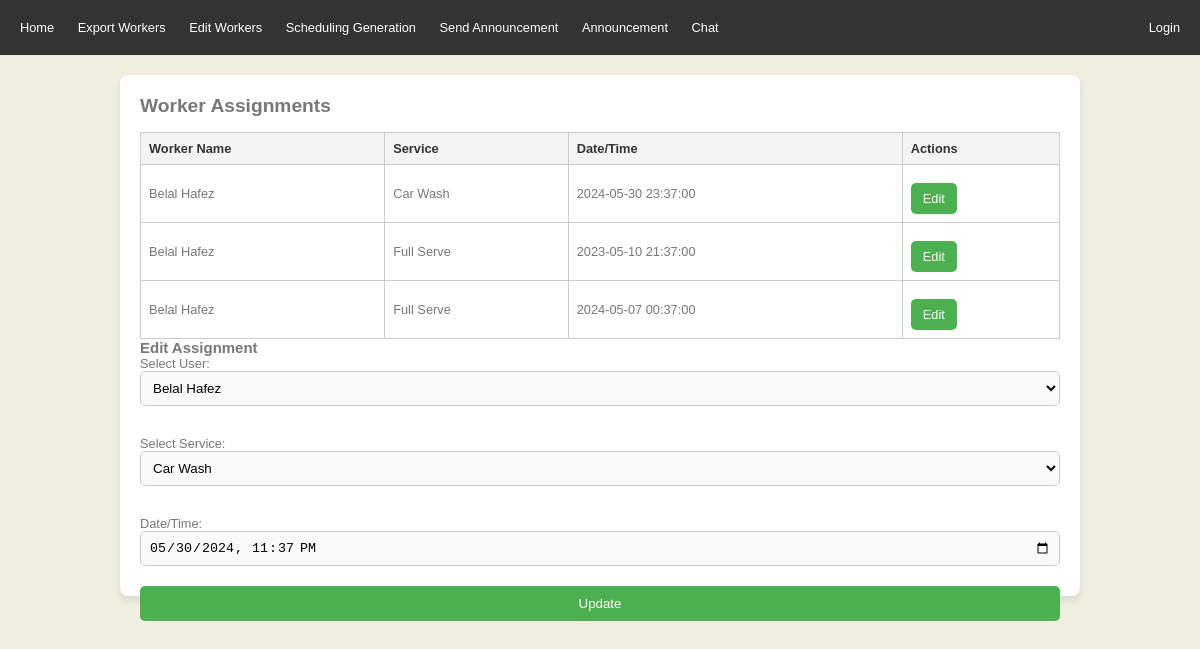
Page /Edit_Workers.php?edit_id=1 on the committed database.
### tables this page shows
CREATE TABLE IF NOT EXISTS `tasks` (
  `id` int(11) NOT NULL AUTO_INCREMENT,
  `user_id` int(11) DEFAULT NULL,
  `service_id` int(11) DEFAULT NULL,
  `date_time` datetime DEFAULT NULL,
  PRIMARY KEY (`id`),
  KEY `user_id` (`user_id`),
  KEY `service_id` (`service_id`)
);

CREATE TABLE IF NOT EXISTS `users` (
  `id` int(11) NOT NULL AUTO_INCREMENT,
  `firstName` text NOT NULL,
  `lastName` text NOT NULL,
  `email` text NOT NULL,
  `password` text NOT NULL,
  `is_admin` tinyint(4) NOT NULL DEFAULT '0',
  PRIMARY KEY (`id`)
);

CREATE TABLE IF NOT EXISTS `services` (
  `id` int(11) NOT NULL AUTO_INCREMENT,
  `name` varchar(255) NOT NULL,
  `description` text,
  PRIMARY KEY (`id`)
);

### Edit_Workers.php (the view, shortened to what this page needs)
<?php
include('header.php');
require_once('db.php');
$sql = "SELECT tasks.id, users.firstName, users.lastName, services.name as serviceName, tasks.date_time
        FROM tasks
        JOIN users ON tasks.user_id = users.id
        JOIN services ON tasks.service_id = services.id";
$result = $connection->query($sql);
?>
<div class="form-container">
    <h2>Worker Assignments</h2>
    <table>
        <thead>
            <tr>
                <th>Worker Name</th>
                <th>Service</th>
                <th>Date/Time</th>
                <th>Actions</th>
            </tr>
        </thead>
        <tbody>
            <?php while ($row = $result->fetch_assoc()) { ?>
                <tr>
                    <td><?php echo $row['firstName'] . ' ' . $row['lastName']; ?></td>
                    <td><?php echo $row['serviceName']; ?></td>
                    <td><?php echo $row['date_time']; ?></td>
                    <td>
                        <a href="?edit_id=<?php echo $row['id']; ?>" class="button-link">Edit</a>
                    </td>
                </tr>
            <?php } ?>
        </tbody>
    </table>
    <?php if (isset($_GET['edit_id'])) : ?>
        <?php
        $edit_id = $_GET['edit_id'];
        $edit_sql = "SELECT user_id, service_id, date_time FROM tasks WHERE id = ?";
        $edit_stmt = $connection->prepare($edit_sql);
        $edit_stmt->bind_param("i", $edit_id);
        $edit_stmt->execute();
        $edit_result = $edit_stmt->get_result();
        $edit_data = $edit_result->fetch_assoc();
        ?>
        <h3>Edit Assignment</h3>
        <form method="post" action="">
            <div class="select-container">
                <label for="userId">Select User:</label>
                <select id="userId" name="userId">
                    <?php
                    $users = $connection->query("SELECT id, firstName, lastName FROM users");
                    while ($user = $users->fetch_assoc()) {
                        $selected = $edit_data['user_id'] == $user['id'] ? 'selected' : '';
                        echo "<option value='{$user['id']}' {$selected}>{$user['firstName']} {$user['lastName']}</option>";
                    }
                    ?>
                </select>
            </div>
            <div class="select-container">
                <label for="serviceId">Select Service:</label>
                <select id="serviceId" name="serviceId">
                    <?php
                    $services = $connection->query("SELECT id, name FROM services");
                    while ($service = $services->fetch_assoc()) {
                        $selected = $edit_data['service_id'] == $service['id'] ? 'selected' : '';
                        echo "<option value='{$service['id']}' {$selected}>{$service['name']}</option>";
                    }
                    ?>
                </select>
            </div>
            <label for="dateTime">Date/Time:</label>
            <input type="datetime-local" id="dateTime" name="dateTime" value="<?php echo $edit_data['date_time']; ?>">
            <button type="submit">Update</button>
        </form>
    <?php endif; ?>
</div>
<?php include('footer.php'); ?>

### css.css (style rules this page uses)
* { box-sizing: border-box; margin: 0; border: 0; padding: 0; text-decoration: none; list-style-type: none; }
body { font: normal 0.8em 'trebuchet ms', arial, sans-serif; background: #F0EFE2; color: #777; }
label { display: block; text-align: left; }
button { padding: 10px 20px; background-color: #f44336; color: white; border: none; border-radius: 5px; cursor: pointer; width: 100%; margin-top: 10px; }
.form-container { background-color: #fff; padding: 20px; border-radius: 8px; box-shadow: 0 2px 4px rgba(0, 0, 0, 0.1); margin: 10px auto; }
.select-container { margin-bottom: 20px; }
.select-container select { width: 100%; padding: 8px; border: 1px solid #ccc; border-radius: 5px; background-color: #f8f8f8; cursor: pointer; }
input[type="datetime-local"] { width: 100%; padding: 8px; border: 1px solid #ccc; border-radius: 5px; background-color: #f8f8f8; box-sizing: border-box; cursor: pointer; }
.button-link { background-color: #4CAF50; color: white; padding: 8px 12px; border-radius: 5px; text-decoration: none; display: inline-block; margin-top: 10px; }
.form-container { width: 80%; margin: 20px auto; padding: 20px; background-color: #fff; border-radius: 8px; box-shadow: 0 4px 8px rgba(0, 0, 0, 0.1); }
.form-container table { width: 100%; border-collapse: collapse; margin-top: 15px; }
.form-container th, .form-container td { border: 1px solid #ccc; padding: 8px; text-align: left; }
.form-container th { background-color: #f4f4f4; color: #333; }
.form-container input[type="datetime-local"], .form-container select { width: 100%; padding: 8px; margin-bottom: 10px; border: 1px solid #ccc; border-radius: 5px; background-color: #fafafa; }
.form-container button { width: 100%; padding: 10px; background-color: #4CAF50; color: white; border-radius: 5px; border: none; cursor: pointer; margin-top: 10px; }
button { background-color: #4CAF50; color: white; padding: 10px 20px; border: none; border-radius: 5px; cursor: pointer; margin-top: 10px; float: right; }

### rows in the picture
tasks: user.firstName "Belal", user.lastName "Hafez", service.name "Car Wash", date_time "2024-05-30 23:37:00", dateTime "05/30/2024 23:37"
tasks: user.firstName "Belal", user.lastName "Hafez", service.name "Full Serve", date_time "2023-05-10 21:37:00"
tasks: user.firstName "Belal", user.lastName "Hafez", service.name "Full Serve", date_time "2024-05-07 00:37:00"

### other values in the picture
form field userId "Belal Hafez"
form field serviceId "Car Wash"
